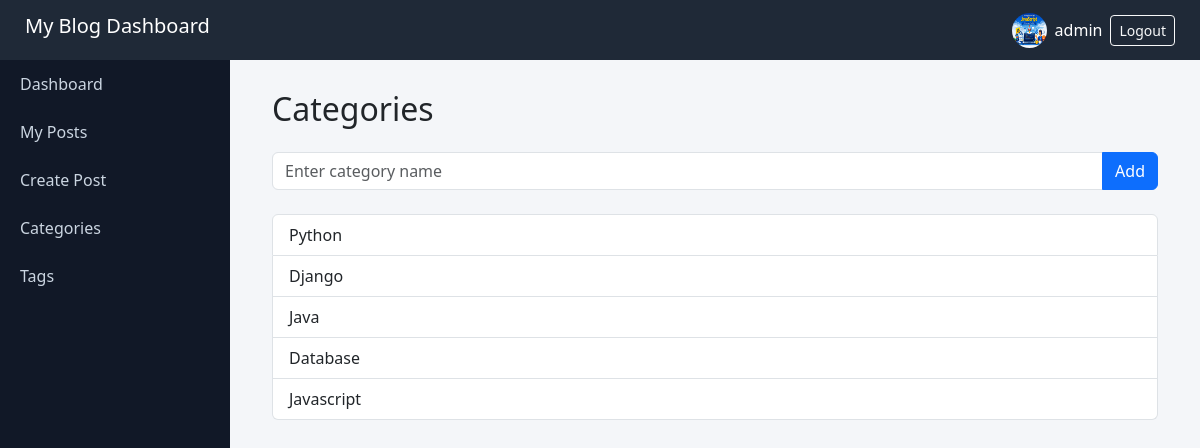
/dashboard/categories/ (signed in), run on the app's committed database.
### account/models.py (models this page shows, shortened)
class User(AbstractUser):
    Role_choices = (
        ('admin', 'Admin'),
        ('editor', 'Editor'),
        ('author', 'Author'),
        ('reader', 'Reader'),
    )
    bio = models.TextField(blank=True, null=True)
    profile_image = models.ImageField(
        upload_to='profiles/',
        blank=True,
        null=True
    )

### posts/models.py (models this page shows, shortened)
class Category(models.Model):
    name = models.CharField(max_length=100)
    slug = models.SlugField(unique=True, blank=True)
    created_at = models.DateTimeField(auto_now_add=True)

### posts/views.py (the view)
# urls.py: path("dashboard/categories/", views.categories, name="categories"),
@login_required
def categories(request):
    user = request.user
    if not (
        user.is_superuser or
        user.groups.filter(name="Editors").exists() or
        user.groups.filter(name="Authors").exists()
    ):
        return redirect("post_list")
    if request.method== "POST":
        name  = request.POST.get("name")
        if name:
                if not Category.objects.filter(name__iexact=name).exists():
                    Category.objects.create(name=name)
        return redirect("categories")
    categories = Category.objects.all()
    return render(request, "dashboard/categories.html", {
        "categories": categories
    })

### posts/templatetags/custom_tags.py (called while the page is built)
@register.filter(name='has_group')
def has_group(user, group_name):
    return user.groups.filter(name=group_name).exists()

### posts/templates/dashboard/categories.html (shortened to what this page needs)
{% extends "dashboard_base.html" %}
{% block content %}
<div class="container">
    <h2 class="mb-4"> Categories</h2>
    <form method="POST" class="mb-4">
        <div class="input-group">
            <input type="text" name="name" class="form-control" placeholder="Enter category name" required>
            <button class="btn btn-primary">Add</button>
        </div>
    </form>
    <ul class="list-group">
        {% for category in categories %}
            <li class="list-group-item">
                {{ category.name }}
            </li>
        {% empty %}
            <li class="list-group-item">No categories yet</li>
        {% endfor %}
    </ul>
</div>
{% endblock %}

### posts/templates/dashboard_base.html (shortened to what this page needs)
{% load custom_tags %}
<!DOCTYPE html>
<html>
<head>
<link href="https://cdn.jsdelivr.net/npm/bootstrap@5.3.2/dist/css/bootstrap.min.css" rel="stylesheet">
</head>
<body>
<div class="header">
<h5>My Blog Dashboard</h5>
<div class="d-flex align-items-center gap-2">
    {% if user.profile_image %}
        <img src="{{ user.profile_image.url }}"
             style="height:35px; width:35px; border-radius:50%;">
    {% else %}
        <div style="height:35px; width:35px; border-radius:50%; background:#ccc; display:flex; align-items:center; justify-content:center;">
            {{ user.username|first|upper }}
        </div>
    {% endif %}
    <a href="{% url 'profile' %}" style="color:white; text-decoration:none;">
        {{ user.username }}
    </a>
    <form method="POST" action="{% url 'logout' %}">
        <button class="btn btn-outline-light btn-sm">Logout</button>
    </form>
</div>
</div>
{% if not user|has_group:"Readers" %}
<div class="sidebar">
<a href="{% url 'dashboard' %}">Dashboard</a>
<a href="{% url 'my_posts' %}">My Posts</a>
<a href="{% url 'create_post' %}">Create Post</a>
<a href="{% url 'categories' %}">Categories</a>
<a href="{% url 'tags' %}">Tags</a>
</div>
{% endif %}
<div class="main-content">
{% block content %}
{% endblock %}
</div>
</body>
</html>

### posts/templates/dashboard_base.html (style rules this page uses)
body { background:#f4f6f9; }
.header { height:60px; background:#1f2937; color:white; display:flex; align-items:center; justify-content:space-between; padding:0 25px; position:fixed; width:100%; top:0; z-index: 1000; }
.sidebar { position:fixed; top:60px; left:0; height:calc(100vh - 60px); width:230px; background:#111827; }
.sidebar a { display:block; color:#cbd5e1; padding:12px 20px; text-decoration:none; }
.main-content { margin-left:230px; margin-top:60px; padding:30px; }

### data on the page
User: profile_image (picture), username "admin"
Category: name "Python"
Category: name "Django"
Category: name "Java"
Category: name "Database"
Category: name "Javascript"
